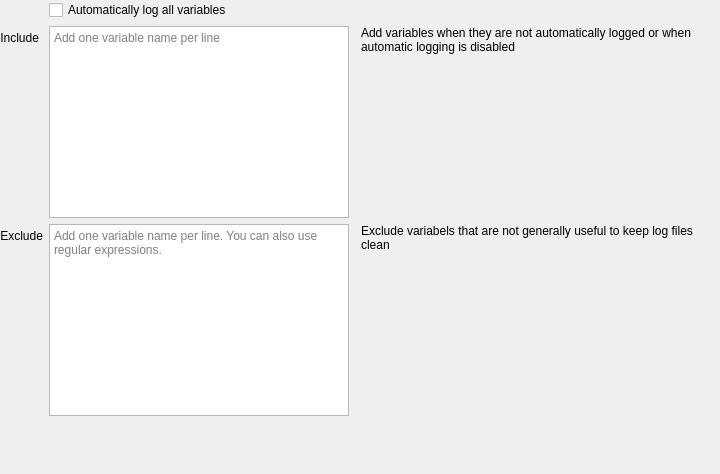
<?xml version="1.0" encoding="UTF-8"?>
<ui version="4.0">
 <class>ui_logger</class>
 <widget class="QWidget" name="ui_logger">
  <property name="geometry">
   <rect>
    <x>0</x>
    <y>0</y>
    <width>720</width>
    <height>474</height>
   </rect>
  </property>
  <property name="windowTitle">
   <string>Form</string>
  </property>
  <layout class="QFormLayout" name="formLayout">
   <property name="leftMargin">
    <number>0</number>
   </property>
   <property name="topMargin">
    <number>0</number>
   </property>
   <property name="rightMargin">
    <number>0</number>
   </property>
   <property name="bottomMargin">
    <number>0</number>
   </property>
   <item row="0" column="1">
    <widget class="QCheckBox" name="checkbox_auto_log">
     <property name="text">
      <string>Automatically log all variables</string>
     </property>
    </widget>
   </item>
   <item row="1" column="0">
    <widget class="QLabel" name="label">
     <property name="text">
      <string>Include</string>
     </property>
     <property name="alignment">
      <set>Qt::AlignRight|Qt::AlignTrailing|Qt::AlignVCenter</set>
     </property>
    </widget>
   </item>
   <item row="1" column="1">
    <widget class="QWidget" name="widget" native="true">
     <layout class="QHBoxLayout" name="horizontalLayout">
      <property name="spacing">
       <number>12</number>
      </property>
      <property name="leftMargin">
       <number>0</number>
      </property>
      <property name="topMargin">
       <number>0</number>
      </property>
      <property name="rightMargin">
       <number>0</number>
      </property>
      <property name="bottomMargin">
       <number>0</number>
      </property>
      <item>
       <widget class="QPlainTextEdit" name="textedit_include">
        <property name="minimumSize">
         <size>
          <width>300</width>
          <height>0</height>
         </size>
        </property>
        <property name="maximumSize">
         <size>
          <width>300</width>
          <height>16777215</height>
         </size>
        </property>
        <property name="placeholderText">
         <string>Add one variable name per line</string>
        </property>
       </widget>
      </item>
      <item>
       <widget class="QLabel" name="label_summary">
        <property name="text">
         <string>Add variables when they are not automatically logged or when automatic logging is disabled</string>
        </property>
        <property name="alignment">
         <set>Qt::AlignLeading|Qt::AlignLeft|Qt::AlignTop</set>
        </property>
        <property name="wordWrap">
         <bool>true</bool>
        </property>
       </widget>
      </item>
     </layout>
    </widget>
   </item>
   <item row="2" column="0">
    <widget class="QLabel" name="label_2">
     <property name="text">
      <string>Exclude</string>
     </property>
     <property name="alignment">
      <set>Qt::AlignRight|Qt::AlignTrailing|Qt::AlignVCenter</set>
     </property>
    </widget>
   </item>
   <item row="2" column="1">
    <widget class="QWidget" name="widget_2" native="true">
     <layout class="QHBoxLayout" name="horizontalLayout_2">
      <property name="spacing">
       <number>12</number>
      </property>
      <property name="leftMargin">
       <number>0</number>
      </property>
      <property name="topMargin">
       <number>0</number>
      </property>
      <property name="rightMargin">
       <number>0</number>
      </property>
      <property name="bottomMargin">
       <number>0</number>
      </property>
      <item>
       <widget class="QPlainTextEdit" name="textedit_exclude">
        <property name="maximumSize">
         <size>
          <width>300</width>
          <height>16777215</height>
         </size>
        </property>
        <property name="placeholderText">
         <string>Add one variable name per line. You can also use regular expressions.</string>
        </property>
       </widget>
      </item>
      <item>
       <widget class="QLabel" name="item_desc">
        <property name="text">
         <string>Exclude variabels that are not generally useful to keep log files clean</string>
        </property>
        <property name="alignment">
         <set>Qt::AlignLeading|Qt::AlignLeft|Qt::AlignTop</set>
        </property>
        <property name="wordWrap">
         <bool>true</bool>
        </property>
       </widget>
      </item>
     </layout>
    </widget>
   </item>
   <item row="3" column="0">
    <spacer name="verticalSpacer">
     <property name="orientation">
      <enum>Qt::Vertical</enum>
     </property>
     <property name="sizeHint" stdset="0">
      <size>
       <width>20</width>
       <height>40</height>
      </size>
     </property>
    </spacer>
   </item>
  </layout>
 </widget>
 <resources/>
 <connections/>
</ui>
